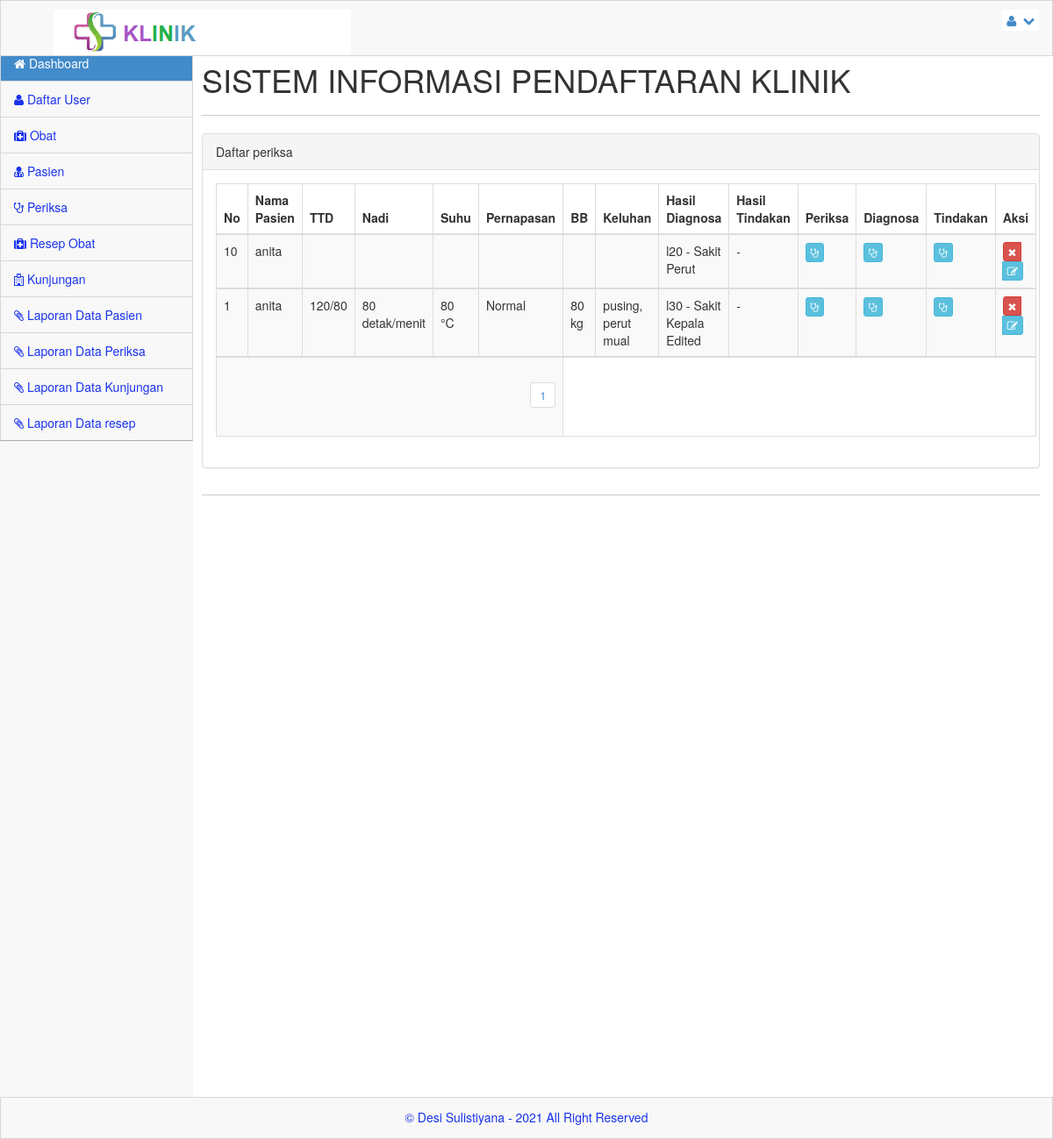
The page /admin/index.php?menu=periksa (signed in) on the database as committed earlier.
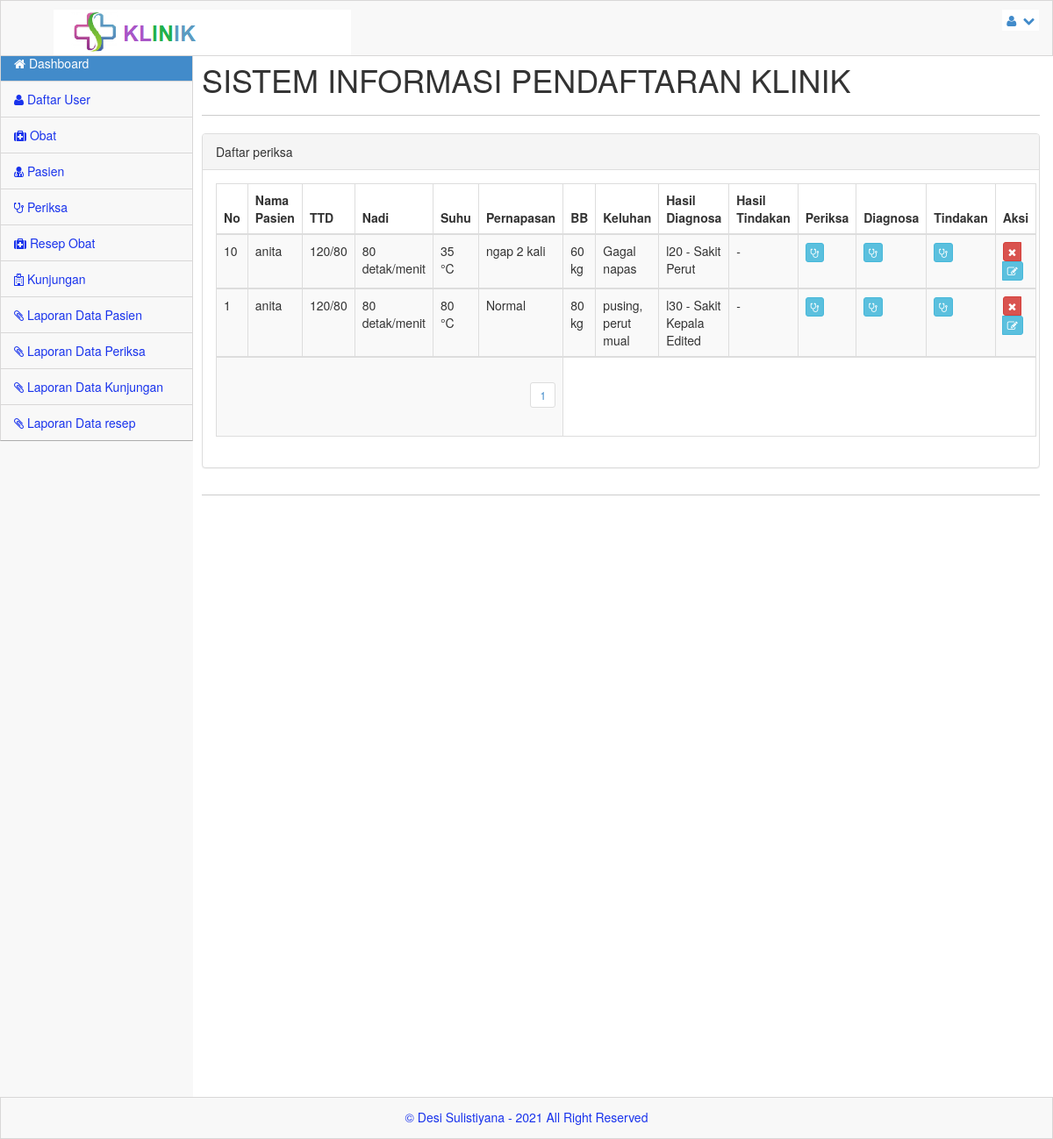
The same page on the database as committed later.
### tables this page shows
CREATE TABLE `periksa` (
  `id_periksa` int(10) NOT NULL,
  `no_kunjungan` int(10) NOT NULL,
  `tensi` varchar(20) DEFAULT NULL,
  `nadi` varchar(20) DEFAULT NULL,
  `suhu` varchar(20) DEFAULT NULL,
  `napas` varchar(20) DEFAULT NULL,
  `bb` varchar(20) DEFAULT NULL,
  `keluhan` text DEFAULT NULL,
  `kd_diagnosa` varchar(20) DEFAULT NULL,
  `kd_tindakan` varchar(10) DEFAULT NULL,
  `created_at` timestamp NULL DEFAULT current_timestamp(),
  `update_at` timestamp NULL DEFAULT current_timestamp(),
  `daleted_at` timestamp NULL DEFAULT NULL
);

CREATE TABLE `kunjungan` (
  `no_kunjungan` int(10) NOT NULL,
  `no_rm` varchar(10) NOT NULL,
  `created_at` timestamp NULL DEFAULT current_timestamp(),
  `updated_at` timestamp NULL DEFAULT current_timestamp(),
  `deleted_at` timestamp NULL DEFAULT NULL
);

CREATE TABLE `pasien` (
  `no_rm` varchar(11) NOT NULL,
  `nm_pasien` varchar(300) NOT NULL,
  `j_kel` varchar(100) NOT NULL,
  `agama` varchar(100) NOT NULL,
  `alamat` varchar(300) NOT NULL,
  `tgl_lhr` date NOT NULL,
  `ktp` varchar(16) NOT NULL,
  `no_tlp` varchar(12) NOT NULL,
  `nm_kel` varchar(20) NOT NULL,
  `hub_kel` varchar(100) NOT NULL
);

CREATE TABLE `diagnosa` (
  `id_diag` int(11) NOT NULL,
  `kd_diag` varchar(30) NOT NULL,
  `id_periksa` int(10) DEFAULT NULL,
  `nm_diag` varchar(300) DEFAULT NULL,
  `created_at` timestamp NULL DEFAULT current_timestamp(),
  `updated_at` timestamp NULL DEFAULT current_timestamp(),
  `deleted_at` timestamp NULL DEFAULT NULL
);

### admin/periksa.php (the view, shortened to what this page needs)
<?php
$row = 20;
$hal = isset($_GET['hal']) ? $_GET['hal'] : 0;
$pageSql = "SELECT * FROM periksa";
$pageQry = mysqli_query($server,$pageSql) or die ("error paging: ".mysqli_error());
$jml	 = mysqli_num_rows($pageQry);
$max	 = ceil($jml/$row);
?>
<div class="panel panel-default">
	<div class="panel-heading">
		Daftar periksa
	</div>
	<div class="panel-body">
		<div class="table-responsive">
			<table class="table table-striped table-bordered table-hover">
				<thead>
					<tr>
						<th>No</th>
						<th>Nama Pasien</th>
						<th>TTD</th>
						<th>Nadi</th>
						<th>Suhu</th>
						<th>Pernapasan</th>
						<th>BB</th>
						<th>Keluhan</th>
						<th>Hasil Diagnosa</th>
						<th>Hasil Tindakan</th>
						<th>Periksa</th>
						<th>Diagnosa</th>
						<th>Tindakan</th>
						<th width="90">Aksi</th>
					</tr>
				</thead>
			<?php
				$periksaSql = "SELECT * FROM periksa LEFT JOIN kunjungan ON kunjungan.no_kunjungan=periksa.no_kunjungan LEFT JOIN pasien ON pasien.no_rm=kunjungan.no_rm ORDER BY id_periksa DESC LIMIT $hal, $row";
				$periksaQry = mysqli_query($server,$periksaSql)  or die ("Query periksa salah : ".mysqli_error());
				while ($periksa = mysqli_fetch_array($periksaQry)) {
			?>
				<tbody>
					<tr>
						<td><?php echo $periksa['no_kunjungan'];?></td>
						<td><?php echo $periksa['nm_pasien'];?></td>
						<td><?php echo $periksa['tensi'];?></td>
						<td><?php echo $periksa['nadi'];?></td>
						<td><?php echo $periksa['suhu'];?></td>
						<td><?php echo $periksa['napas'];?></td>
						<td><?php echo $periksa['bb'];?></td>
						<td><?php echo $periksa['keluhan'];?></td>
						<td><?php
						$query = "SELECT * FROM diagnosa WHERE id_periksa = '".$periksa["id_periksa"]."'";
						$diag = mysqli_query($server,$query) or die("Query Error get pasien".mysqli_error());
						$data = mysqli_fetch_assoc($diag);
						if($data==null){
							echo('-');
						}else{
						echo($data["kd_diag"]." - ".$data["nm_diag"]);
						}
						?>
						</td>
						<td><?php
						$query_tindakan = "SELECT * FROM tindakan WHERE id_periksa = '".$periksa["id_periksa"]."'";
						$tindakan = mysqli_query($server,$query_tindakan) or die("Query Error get pasien".mysqli_error());
						$data_tindakan = mysqli_fetch_assoc($tindakan);
						if($data_tindakan == null ){
							echo('-');
						}else{
						echo($data_tindakan["nm_tindakan"]." - ".$data_tindakan["ket"]);
						}
						?></td>
						<td><a href="?menu=periksa_edit&aksi=edit&nmr=<?php echo $periksa['id_periksa']; ?>" class="btn btn-xs btn-info tipsy-kiri-atas" title='Tambah Periksa'> <i class="icon-stethoscope icon-white"></i> </a></td>
						<td><a href="?menu=diagnosa_edit&aksi=edit&nmr=<?php echo $periksa['id_periksa']; ?>" class="btn btn-xs btn-info tipsy-kiri-atas" title='Tambah Diagnosa'> <i class="icon-stethoscope icon-white"></i> </a></td>
						<td><a href="?menu=tindakan_edit&aksi=edit&nmr=<?php echo $periksa['id_periksa']; ?>" class="btn btn-xs btn-info tipsy-kiri-atas" title='Tambah Tindakan'> <i class="icon-stethoscope icon-white"></i> </a></td>
						<td>
						  <div class='btn-group'>
						  <a href="?menu=periksa_del&aksi=hapus&nmr=<?php echo $periksa['id_periksa']; ?>" class="btn btn-xs btn-danger tipsy-kiri-atas" title="Hapus Data Ini" onclick="return confirm('ANDA YAKIN AKAN MENGHAPUS DATA PENTING INI ... ?')"><i class="icon-remove icon-white"></i></a>
						  <a href="?menu=periksa_edit&aksi=edit&nmr=<?php echo $periksa['id_periksa']; ?>" class="btn btn-xs btn-info tipsy-kiri-atas" title='Edit Data ini'> <i class="icon-edit icon-white"></i> </a>
						  </div>
						</td>
					</tr>
				</tbody>
			<?php } ?>
					<tr>
						<td colspan="6" align="right">
						<?php
						for($h = 1; $h <= $max; $h++){
							$list[$h] = $row*$h-$row;
							echo "<ul class='pagination pagination-sm'><li><a href='?menu=periksa&hal=$list[$h]'>$h</a></li></ul>";
						}
						?></td>
					</tr>
			</table>
		</div>
	</div>
</div>

### admin/index.php (shortened to what this page needs)
<?php
if($_SESSION["user"]!="" && $_SESSION["pass"]!=""){
?>
<!DOCTYPE html>
<html lang="en">
<head>
    <link rel="stylesheet" href="../css/bootstrap.css" />
    <link rel="stylesheet" href="../css/main.css" />
    <link rel="stylesheet" href="../css/theme.css" />
    <link rel="stylesheet" href="../css/MoneAdmin.css" />
    <link rel="stylesheet" href="../css/font-awesome.css" />
	<link rel="stylesheet" href="../css/datepicker.css" />
</head>
<body class="padTop53">
	<div id="wrap">
		 <?php include_once("menu_atas.php");?>
         <?php if($_SESSION["role"]=="admin"){
             include_once("menu_admin.php");
         }else{
            include_once("menu_dokter.php");
         }
         ?>
	</div>
		 <?php include_once("footer.php");?>
</body>
<?php
}else{
	header("Location:../index.php");
}
?>

### admin/menu_atas.php (shortened to what this page needs)
<div id="top">
			<nav class="navbar navbar-inverse navbar-fixed-top " style="padding-top: 10px;">
                <header class="navbar-header">
                    <a href="index.php" class="navbar-brand">
                    <img src="../img/klinik.png" alt="" /></a>
                </header>
                <ul class="nav navbar-top-links navbar-right">
                    <li class="dropdown">
                        <a class="dropdown-toggle" data-toggle="dropdown" href="#">
                            <i class="icon-user "></i>&nbsp; <i class="icon-chevron-down "></i>
                        </a>
                    </li>
                </ul>
            </nav>
		</div>

### admin/menu_admin.php (shortened to what this page needs)
     <div id="left">
          <ul id="menu" class="collapse">
              <li class="panel active"><a href="index.php"><i class="icon-home"></i> Dashboard</a></li>
              <li><a href="?menu=user"><i class="icon-user "></i> Daftar User</a></li>
              <li><a href="?menu=obat"><i class="icon-medkit"></i> Obat</a></li>
		<li><a href="?menu=pasien"><i class="icon-user-md "></i> Pasien</a></li>
              <li><a href="?menu=periksa"><i class="icon-stethoscope "></i> Periksa</a></li>
		<li><a href="?menu=resep_obt"><i class="icon-medkit"></i> Resep Obat</a></li>
		<li><a href="?menu=kunjungan"><i class="icon-hospital"></i> Kunjungan</a></li>
		<li><a href="?menu=laporanpasien"><i class="icon-paper-clip"></i> Laporan Data Pasien</a></li>
              <li><a href="?menu=laporanperiksa"><i class="icon-paper-clip"></i> Laporan Data Periksa</a></li>
              <li><a href="?menu=laporankunjungan"><i class="icon-paper-clip"></i> Laporan Data Kunjungan</a></li>
              <li><a href="?menu=laporanresep"><i class="icon-paper-clip"></i> Laporan Data resep</a></li>
          </ul>
      </div>
<div id="content">
          <div class="inner">
              <div class="row">
                  <div class="col-lg-12">
				<h1>SISTEM INFORMASI PENDAFTARAN KLINIK</h1>
                  </div>
              </div>
              <hr/>
               <div class="row">
                  <div class="col-lg-12">
				<?php
				if($_GET["menu"]){
					include_once("load.php");
				}
				?>
			</div>
              </div>
              <hr />
          </div>
      </div>

### admin/load.php
<?php
if($_GET["menu"]){
	include_once($_GET["menu"].".php");
}
?>

### admin/footer.php
<div id="footer">
        <p>&copy;  Desi Sulistiyana  - <?php echo date("Y");?> All Right Reserved </p>
</div>

### css/main.css (style rules this page uses)
#wrap { margin: 0 auto; }
#footer { height: 48px; background-color: #222222; }
@media (min-width: 768px) { html, body { height: 100%; } }
@media (min-width: 768px) { #wrap { height: auto !important; height: 100%; min-height: 100%; padding: 0 0 48px; margin-bottom: -48px; } }
body.padTop53 { padding-top: 75px; overflow: visible; }
@media (min-width: 802px) { body.padTop53 { padding-top: 51px; } }
#wrap:before, #top:before, .head:before, #footer:before, #wrap:after, #top:after, .head:after, #footer:after { display: table; content: " "; }
#wrap:after, #top:after, .head:after, #footer:after { clear: both; }
#wrap { background-color: #f8f8f8; }
@media (min-width: 768px) { #left { position: relative; float: left; width: 100px; } }
@media (min-width: 768px) { #content { margin-left: 100px; } }
@media (min-width: 768px) { #left { margin-bottom: -10px; } }
@media (min-width: 992px) { #left { width: 220px; } }
@media (min-width: 992px) { #content { margin-left: 220px; } }
#top .navbar { margin-bottom: 0; border:1px solid rgb(216, 215, 215); background-color:#f8f8f8; }
#top .navbar-brand { padding: 0; }
#menu { position: relative; overflow: hidden; border-right:1px solid rgb(216, 215, 215); border-left:1px solid rgb(216, 215, 215); background-color:#f8f8f8; border-bottom: 1px solid rgba(0, 0, 0, 0.3); -webkit-box-shadow: 0 1px 0 rgba(255, 255, 255, 0.05); box-shadow: 0 1px 0 rgba(255, 255, 255, 0.05); }
#menu, #menu ul { padding: 0; margin: 0; list-style: none; }
@media (min-width: 768px) { #menu.collapse { display: inherit !important; } }
#menu > li { position: relative; display: block; margin: 0; border-width: 0; border-radius: 0; }
#menu > li > a { position: relative; display: block; padding: 10px 15px; color: #1933EC; border-top:1px solid rgb(216, 215, 215); }
#menu > li.active > a { color: #fff; background-color: #428bca; }
#menu > li.panel { background-color: transparent; }
#menu li > a { text-decoration: none; }
#menu > li.active > a { position: relative; }
@media (min-width: 768px) { .mini-sidebar #menu > li > a, #menu > li > a { text-align: center; } }
@media (min-width: 768px) { .mini-sidebar #menu > li > a > i, #menu > li > a > i { display: block; font-size: 20px; } }
@media (min-width: 768px) { #menu:after, .mini-sidebar #menu:after { position: absolute; top: 0; right: 0; bottom: 0; left: 0; display: block; width: 0; -webkit-box-shadow: 97px 1px 5px 2px rgba(0, 0, 0, 0.6); box-shadow: 97px 1px 5px 2px rgba(0, 0, 0, 0.6); } }
@media (min-width: 992px) { #menu > li > a { text-align: left; } }
@media (min-width: 992px) { #menu > li > a > i { display: inline; font-size: 14px; } }
@media (min-width: 992px) { #menu:after { -webkit-box-shadow: 217px 1px 5px 2px rgba(0, 0, 0, 0.6); box-shadow: 217px 1px 5px 2px rgba(0, 0, 0, 0.6); } }
#content { -webkit-transition: margin 0.4s; transition: margin 0.4s; }
.inner { position: relative; min-height: 1px; padding-right: 15px; padding-left: 10px; background: #fff; border: 0px solid #e4e4e4; min-height:1200px; }
@media (min-width: 768px) { .inner { float: left; width: 100%; } }
.inner .row { margin-right: -15px; margin-left: -15px; }
#footer { margin: 0 auto; color: #1933EC; background-color:#f8f8f8; border:1px solid rgb(216, 215, 215); }
#footer p { padding: 12px 0 0; text-align: center; }
.inner hr { margin-top: 10px; border-top-color: #ccc; }

### css/MoneAdmin.css (style rules this page uses)
body { background-color: #f8f8f8; }
.navbar-top-links li { display: inline-block; }
.navbar-top-links li:last-child { margin-right: 15px; }
.navbar-top-links li a { padding: 15px; padding:2px 5px 2px 5px; background-color:white; }

Rows that differ between the two databases and show on the page:
changed periksa "Sakit Perut": tensi (not shown) → "120/80"; nadi (not shown) → "80 detak/menit"; suhu (not shown) → "35 °C"; napas (not shown) → "ngap 2 kali"; bb (not shown) → "60 kg"; keluhan (not shown) → "Gagal napas"
